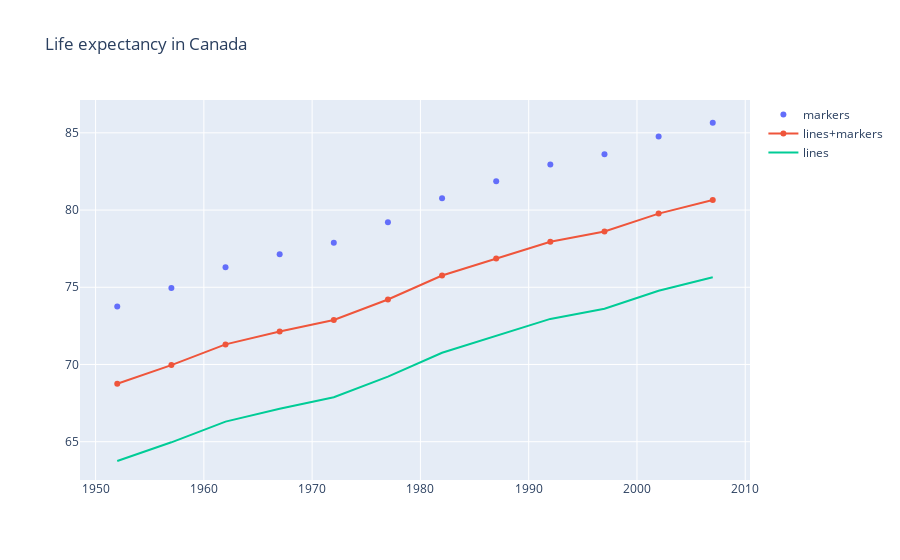

Source (notebook cell):
### Code cell
# criando as linhas
trace0 = go.Scatter(
    x = df_canada['year'],
    y = df_canada['lifeExp']+5,
    mode = 'markers',
    name = 'markers')

trace1 = go.Scatter(
    x = df_canada['year'],
    y = df_canada['lifeExp'],
    mode = 'lines+markers',
    name = 'lines+markers'
)
trace2 = go.Scatter(
    x = df_canada['year'],
    y = df_canada['lifeExp']-5,
    mode = 'lines',
    name = 'lines'
)
layout = go.Layout(
    title = 'Life expectancy in Canada'
)
data = [trace0, trace1, trace2]
fig = go.Figure(data=data,layout=layout)
#pyo.plot(fig, filename='line1.html')
pyo.iplot(fig)

### Figure 1 — Plotly figure (JSON) as saved in the notebook; plotly's stock layout.template omitted (floating-point values rounded to 4 significant figures)
{"data": [{"mode": "markers", "name": "markers", "type": "scatter", "x": [1952, 1957, 1962, 1967, 1972, 1977, 1982, 1987, 1992, 1997, 2002, 2007], "y": [73.75, 74.96, 76.3, 77.13, 77.88, 79.21, 80.76, 81.86, 82.95, 83.61, 84.77, 85.65]}, {"mode": "lines+markers", "name": "lines+markers", "type": "scatter", "x": [1952, 1957, 1962, 1967, 1972, 1977, 1982, 1987, 1992, 1997, 2002, 2007], "y": [68.75, 69.96, 71.3, 72.13, 72.88, 74.21, 75.76, 76.86, 77.95, 78.61, 79.77, 80.65]}, {"mode": "lines", "name": "lines", "type": "scatter", "x": [1952, 1957, 1962, 1967, 1972, 1977, 1982, 1987, 1992, 1997, 2002, 2007], "y": [63.75, 64.96, 66.3, 67.13, 67.88, 69.21, 70.76, 71.86, 72.95, 73.61, 74.77, 75.65]}], "layout": {"title": {"text": "Life expectancy in Canada"}}}
